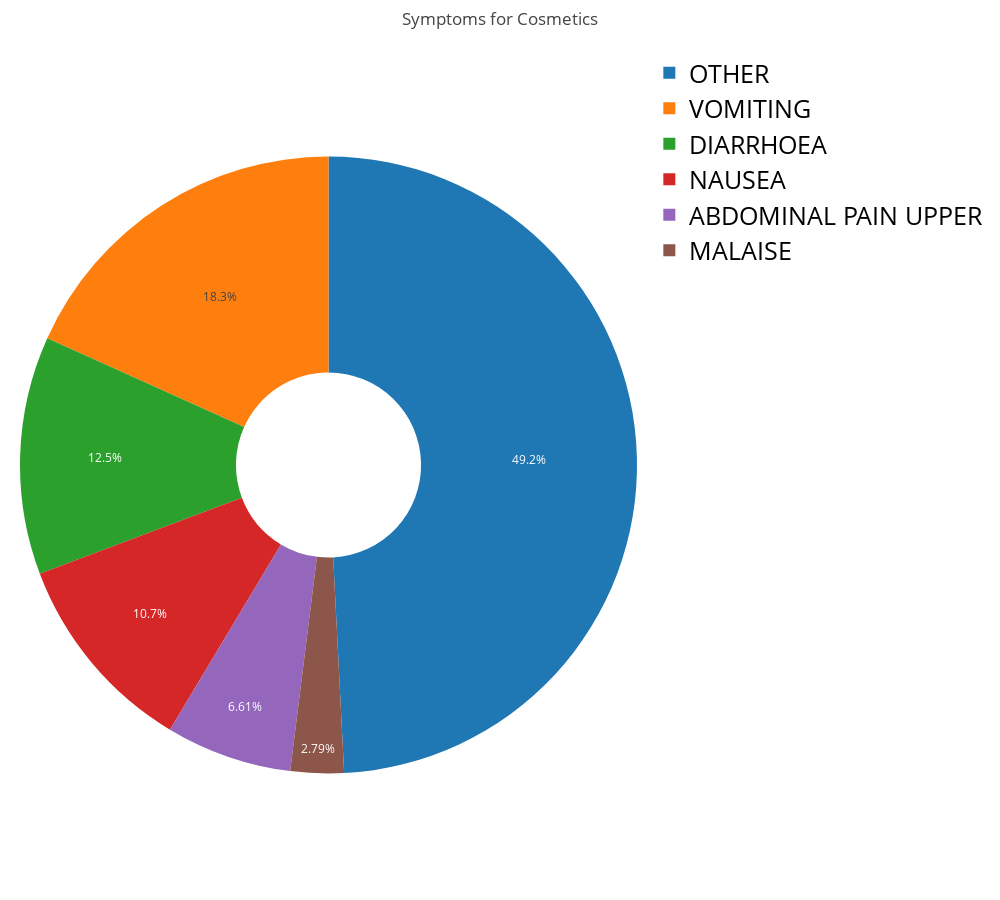

The notebook cell this image was saved under:
### Code cell
def top_symptoms(dic,title):
    """Find and plot top symptoms in the dictionary based on count

    Args:
        dic (dict): Dictionary containing text-count pair

    Returns:
        [dictionary]: Top 5 symptoms with their count
    """
    assert isinstance(dic,dict) and len(dic)>0, "dic is not a nonempty dictionary"
    labels = []
    sizes = []
    counts=0
    top5=sorted(dic, key=dic.get, reverse=True)[:5]
    others=sorted(dic, key=dic.get, reverse=True)[5:]
    for i in others:counts+=dic[i]
    for i in top5:
        labels.append(i)
        sizes.append(dic[i])
    labels.append("OTHER")
    sizes.append(counts)
    fig = go.Figure(data=[go.Pie(labels=labels, values=sizes, hole=.3)])
    fig.update_layout(
        title=title,
        template=None,
        title_x=0.5,
        width=1000, 
        height=900,
        margin=dict(l=20, r=20, t=50, b=20),
        legend = dict(font = dict(size = 25, color = "black"))
        )
    fig.show()
    return top5

top5=top_symptoms(dic,"Symptoms for Cosmetics")

### Figure 1 — Plotly figure (JSON) as saved in the notebook; plotly's stock layout.template omitted (floating-point values rounded to 4 significant figures)
{"data": [{"hole": 0.3, "labels": ["VOMITING", "DIARRHOEA", "NAUSEA", "ABDOMINAL PAIN UPPER", "MALAISE", "OTHER"], "type": "pie", "values": [373, 255, 218, 135, 57, 1005]}], "layout": {"height": 900, "legend": {"font": {"color": "black", "size": 25}}, "margin": {"b": 20, "l": 20, "r": 20, "t": 50}, "title": {"text": "Symptoms for Cosmetics", "x": 0.5}, "width": 1000}}
